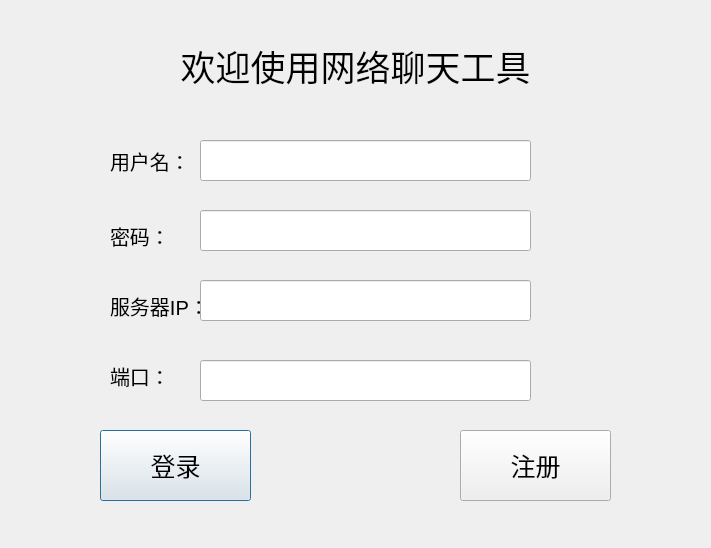
<?xml version="1.0" encoding="UTF-8"?>
<ui version="4.0">
 <class>Dialog</class>
 <widget class="QDialog" name="Dialog">
  <property name="geometry">
   <rect>
    <x>0</x>
    <y>0</y>
    <width>711</width>
    <height>548</height>
   </rect>
  </property>
  <property name="windowTitle">
   <string>Dialog</string>
  </property>
  <widget class="QStackedWidget" name="interfaceWidget">
   <property name="geometry">
    <rect>
     <x>-10</x>
     <y>0</y>
     <width>721</width>
     <height>551</height>
    </rect>
   </property>
   <widget class="QWidget" name="login">
    <widget class="QPushButton" name="loginButton">
     <property name="geometry">
      <rect>
       <x>110</x>
       <y>430</y>
       <width>151</width>
       <height>71</height>
      </rect>
     </property>
     <property name="font">
      <font>
       <pointsize>19</pointsize>
      </font>
     </property>
     <property name="text">
      <string>登录</string>
     </property>
    </widget>
    <widget class="QPushButton" name="enrollButton">
     <property name="geometry">
      <rect>
       <x>470</x>
       <y>430</y>
       <width>151</width>
       <height>71</height>
      </rect>
     </property>
     <property name="font">
      <font>
       <pointsize>19</pointsize>
      </font>
     </property>
     <property name="text">
      <string>注册</string>
     </property>
    </widget>
    <widget class="QLabel" name="Title">
     <property name="geometry">
      <rect>
       <x>120</x>
       <y>30</y>
       <width>491</width>
       <height>71</height>
      </rect>
     </property>
     <property name="font">
      <font>
       <pointsize>26</pointsize>
      </font>
     </property>
     <property name="text">
      <string>欢迎使用网络聊天工具</string>
     </property>
     <property name="alignment">
      <set>Qt::AlignmentFlag::AlignCenter</set>
     </property>
    </widget>
    <widget class="QLabel" name="userName">
     <property name="geometry">
      <rect>
       <x>120</x>
       <y>140</y>
       <width>101</width>
       <height>41</height>
      </rect>
     </property>
     <property name="font">
      <font>
       <pointsize>15</pointsize>
      </font>
     </property>
     <property name="text">
      <string>用户名：</string>
     </property>
    </widget>
    <widget class="QLabel" name="userPwd">
     <property name="geometry">
      <rect>
       <x>120</x>
       <y>210</y>
       <width>91</width>
       <height>51</height>
      </rect>
     </property>
     <property name="font">
      <font>
       <pointsize>15</pointsize>
      </font>
     </property>
     <property name="text">
      <string>密码：</string>
     </property>
    </widget>
    <widget class="QLineEdit" name="userNameEdit">
     <property name="geometry">
      <rect>
       <x>210</x>
       <y>140</y>
       <width>331</width>
       <height>41</height>
      </rect>
     </property>
    </widget>
    <widget class="QLineEdit" name="userPwdEdit">
     <property name="geometry">
      <rect>
       <x>210</x>
       <y>210</y>
       <width>331</width>
       <height>41</height>
      </rect>
     </property>
    </widget>
    <widget class="QLabel" name="serverIP">
     <property name="geometry">
      <rect>
       <x>120</x>
       <y>280</y>
       <width>91</width>
       <height>51</height>
      </rect>
     </property>
     <property name="font">
      <font>
       <pointsize>15</pointsize>
      </font>
     </property>
     <property name="text">
      <string>服务器IP：</string>
     </property>
    </widget>
    <widget class="QLabel" name="serverPort">
     <property name="geometry">
      <rect>
       <x>120</x>
       <y>350</y>
       <width>91</width>
       <height>51</height>
      </rect>
     </property>
     <property name="font">
      <font>
       <pointsize>15</pointsize>
      </font>
     </property>
     <property name="text">
      <string>端口：</string>
     </property>
    </widget>
    <widget class="QLineEdit" name="serverIPEdit">
     <property name="geometry">
      <rect>
       <x>210</x>
       <y>280</y>
       <width>331</width>
       <height>41</height>
      </rect>
     </property>
    </widget>
    <widget class="QLineEdit" name="serverPortEdit">
     <property name="geometry">
      <rect>
       <x>210</x>
       <y>360</y>
       <width>331</width>
       <height>41</height>
      </rect>
     </property>
    </widget>
    <widget class="QToolButton" name="loginEyeButton">
     <property name="geometry">
      <rect>
       <x>510</x>
       <y>220</y>
       <width>24</width>
       <height>22</height>
      </rect>
     </property>
     <property name="text">
      <string/>
     </property>
     <property name="checkable">
      <bool>true</bool>
     </property>
     <property name="autoRaise">
      <bool>true</bool>
     </property>
    </widget>
   </widget>
   <widget class="QWidget" name="enroll">
    <widget class="QLabel" name="enrollUserName">
     <property name="geometry">
      <rect>
       <x>130</x>
       <y>100</y>
       <width>121</width>
       <height>51</height>
      </rect>
     </property>
     <property name="font">
      <font>
       <pointsize>15</pointsize>
      </font>
     </property>
     <property name="text">
      <string>用户名：</string>
     </property>
    </widget>
    <widget class="QLabel" name="enrollUserPwd">
     <property name="geometry">
      <rect>
       <x>130</x>
       <y>180</y>
       <width>111</width>
       <height>51</height>
      </rect>
     </property>
     <property name="font">
      <font>
       <pointsize>15</pointsize>
      </font>
     </property>
     <property name="text">
      <string>密码：</string>
     </property>
    </widget>
    <widget class="QLineEdit" name="enrollUserNameEdit">
     <property name="geometry">
      <rect>
       <x>240</x>
       <y>100</y>
       <width>301</width>
       <height>51</height>
      </rect>
     </property>
    </widget>
    <widget class="QLineEdit" name="enrollUserPwdEdit">
     <property name="geometry">
      <rect>
       <x>240</x>
       <y>180</y>
       <width>301</width>
       <height>51</height>
      </rect>
     </property>
    </widget>
    <widget class="QPushButton" name="enrollSummitButton">
     <property name="geometry">
      <rect>
       <x>510</x>
       <y>440</y>
       <width>141</width>
       <height>71</height>
      </rect>
     </property>
     <property name="font">
      <font>
       <pointsize>16</pointsize>
      </font>
     </property>
     <property name="text">
      <string>提交</string>
     </property>
    </widget>
    <widget class="QLabel" name="enrollServerIP">
     <property name="geometry">
      <rect>
       <x>130</x>
       <y>260</y>
       <width>111</width>
       <height>51</height>
      </rect>
     </property>
     <property name="font">
      <font>
       <pointsize>15</pointsize>
      </font>
     </property>
     <property name="text">
      <string>服务器IP：</string>
     </property>
    </widget>
    <widget class="QLabel" name="enrollServerPort">
     <property name="geometry">
      <rect>
       <x>130</x>
       <y>340</y>
       <width>111</width>
       <height>51</height>
      </rect>
     </property>
     <property name="font">
      <font>
       <pointsize>15</pointsize>
      </font>
     </property>
     <property name="text">
      <string>端口：</string>
     </property>
    </widget>
    <widget class="QLineEdit" name="enrollServerIPEdit">
     <property name="geometry">
      <rect>
       <x>240</x>
       <y>260</y>
       <width>301</width>
       <height>51</height>
      </rect>
     </property>
    </widget>
    <widget class="QLineEdit" name="enrollServerPortEdit">
     <property name="geometry">
      <rect>
       <x>240</x>
       <y>340</y>
       <width>301</width>
       <height>51</height>
      </rect>
     </property>
    </widget>
    <widget class="QLabel" name="label">
     <property name="geometry">
      <rect>
       <x>560</x>
       <y>110</y>
       <width>111</width>
       <height>31</height>
      </rect>
     </property>
     <property name="text">
      <string>请不要以数字开头</string>
     </property>
    </widget>
    <widget class="QLabel" name="label_2">
     <property name="geometry">
      <rect>
       <x>560</x>
       <y>180</y>
       <width>141</width>
       <height>51</height>
      </rect>
     </property>
     <property name="text">
      <string>&lt;html&gt;&lt;head/&gt;&lt;body&gt;&lt;p&gt;需包含字母数字特殊字符&lt;/p&gt;&lt;p&gt;至少大于6位&lt;/p&gt;&lt;/body&gt;&lt;/html&gt;</string>
     </property>
    </widget>
   </widget>
   <widget class="QWidget" name="user">
    <widget class="QListWidget" name="chatListWidget">
     <property name="geometry">
      <rect>
       <x>10</x>
       <y>0</y>
       <width>251</width>
       <height>541</height>
      </rect>
     </property>
    </widget>
    <widget class="QListWidget" name="messageListWidget">
     <property name="geometry">
      <rect>
       <x>260</x>
       <y>0</y>
       <width>461</width>
       <height>411</height>
      </rect>
     </property>
    </widget>
    <widget class="QTextEdit" name="inputTextEdit">
     <property name="geometry">
      <rect>
       <x>260</x>
       <y>410</y>
       <width>461</width>
       <height>101</height>
      </rect>
     </property>
    </widget>
    <widget class="QPushButton" name="sendMsgButton">
     <property name="geometry">
      <rect>
       <x>620</x>
       <y>510</y>
       <width>91</width>
       <height>31</height>
      </rect>
     </property>
     <property name="font">
      <font>
       <pointsize>12</pointsize>
      </font>
     </property>
     <property name="text">
      <string>发送</string>
     </property>
    </widget>
    <widget class="QPushButton" name="sendFileButton">
     <property name="geometry">
      <rect>
       <x>480</x>
       <y>510</y>
       <width>121</width>
       <height>31</height>
      </rect>
     </property>
     <property name="font">
      <font>
       <pointsize>12</pointsize>
      </font>
     </property>
     <property name="text">
      <string>发送文件</string>
     </property>
    </widget>
   </widget>
  </widget>
 </widget>
 <resources/>
 <connections/>
</ui>
